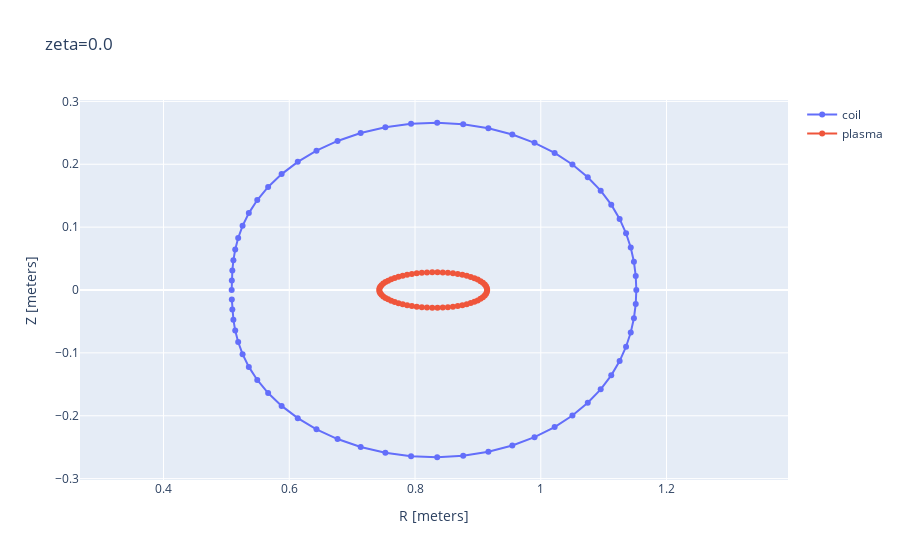
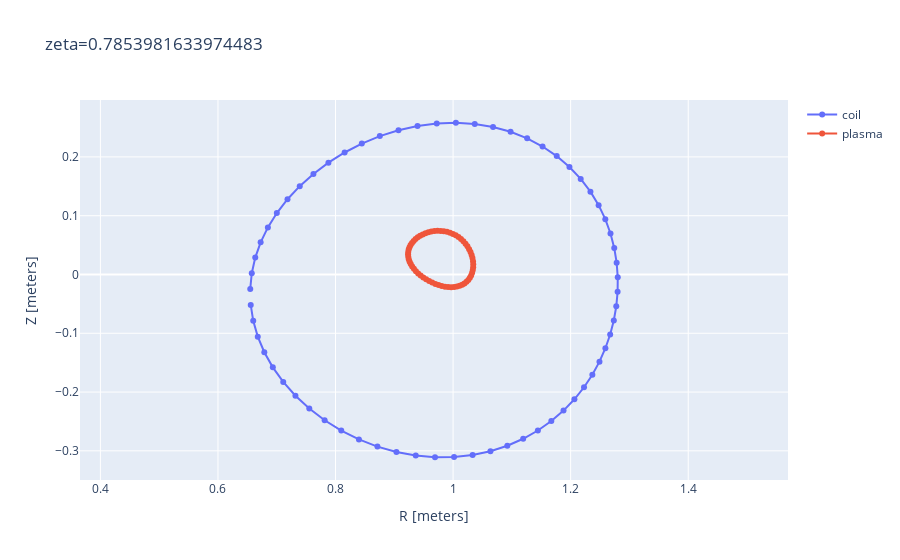
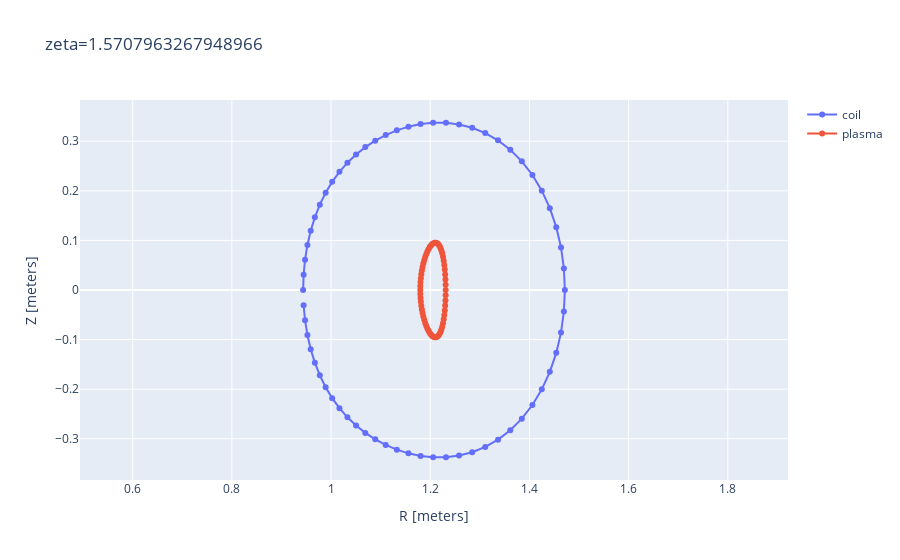

Write notebook code for charts like these, in order.
### Code cell
fig = regcoil_plot.plot_surfaces(bdistrib_io.get_file_path(952, "regcoil"))
fig[0].show()
fig[1].show()
fig[2].show()
